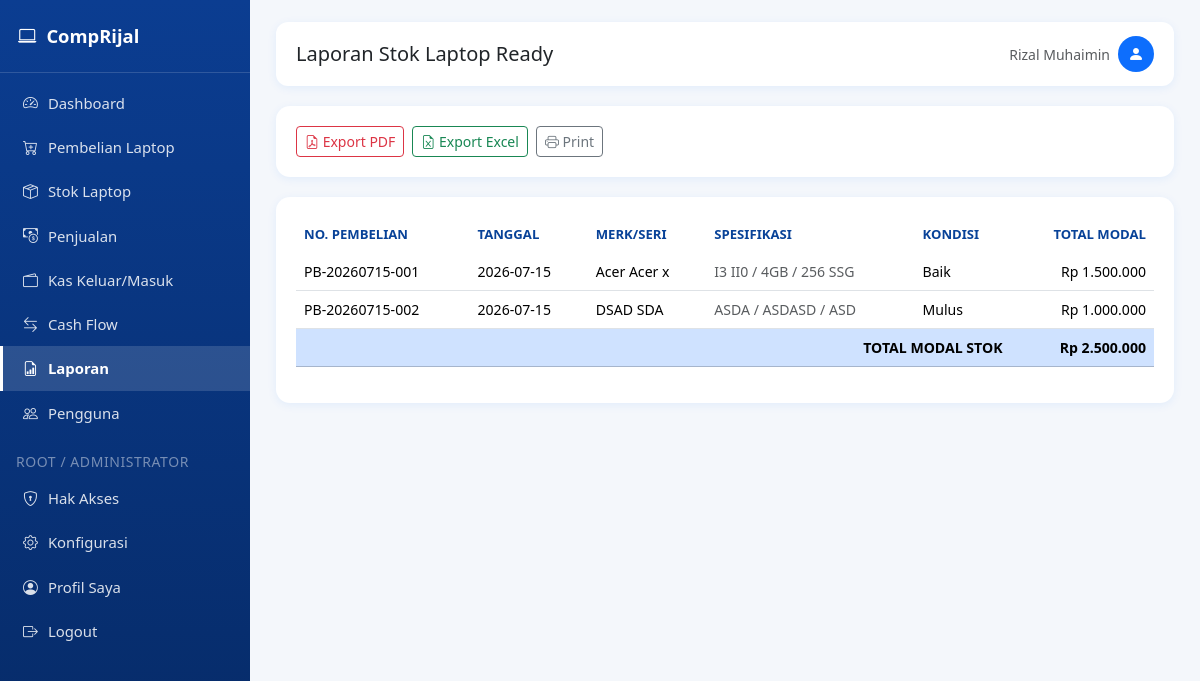
Before: /laporan/stok-ready (signed in) with the older database file.
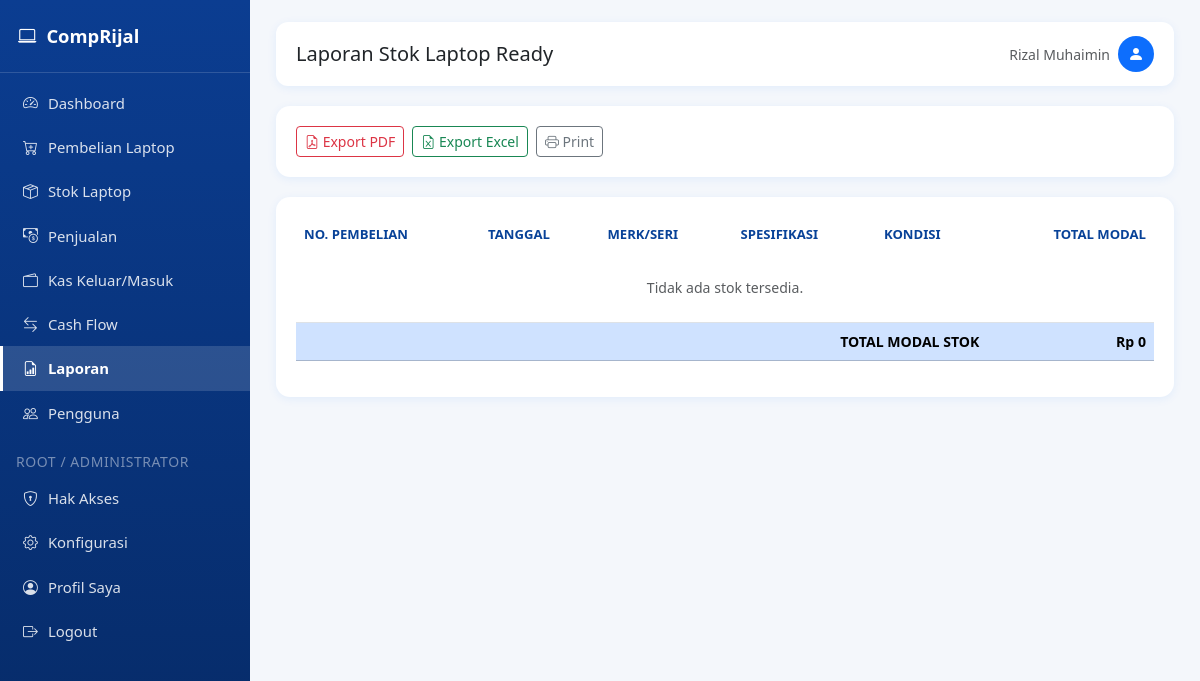
After: the same page with the newer database file.
### tables this page shows
CREATE TABLE laptop (
            id INTEGER PRIMARY KEY AUTOINCREMENT,
            nomor_pembelian TEXT UNIQUE NOT NULL,
            tanggal TEXT NOT NULL,
            merk TEXT,
            seri TEXT,
            processor TEXT,
            ram TEXT,
            storage TEXT,
            vga TEXT,
            warna TEXT,
            kondisi TEXT,
            kelengkapan TEXT,
            charger TEXT,
            tas TEXT,
            garansi TEXT,
            imei TEXT,
            harga_beli REAL DEFAULT 0,
            biaya_servis REAL DEFAULT 0,
            biaya_upgrade REAL DEFAULT 0,
            biaya_lain REAL DEFAULT 0,
            total_modal REAL DEFAULT 0,
            supplier TEXT,
            no_hp TEXT,
            catatan TEXT,
            status TEXT DEFAULT 'Ready',
            created_at TEXT DEFAULT CURRENT_TIMESTAMP
        );

### app.py (the view)
@app.route("/laporan/stok-ready")
@page_required("laporan")
def laporan_stok_ready():
    conn = get_db_connection()
    rows = conn.execute("SELECT * FROM laptop WHERE status='Ready' ORDER BY tanggal DESC").fetchall()
    conn.close()
    total = sum(r["total_modal"] for r in rows)
    return render_template("laporan_stok_ready.html", rows=rows, total=total)

### app.py (called while the page is built)
def page_required(page_key):
    def wrapper(f):
        @wraps(f)
        def decorated(*args, **kwargs):
            if "user_id" not in session:
                flash("Silakan login terlebih dahulu.", "warning")
                return redirect(url_for("login"))
            if not has_page_access(session["user_id"], session.get("role"), page_key):
                flash("Anda tidak memiliki hak akses ke halaman ini. Hubungi administrator.", "danger")
                return redirect(url_for("dashboard"))
            return f(*args, **kwargs)
        return decorated
    return wrapper

def can_access_page(page_key: str) -> bool:
    if "user_id" not in session:
        return False
    if page_key in {"konfigurasi", "hak_akses"}:
        return session.get("role") in ("root", "administrator")
    return has_page_access(session["user_id"], session.get("role"), page_key)

@app.context_processor
def inject_globals():
    return {
        "rp": reports.rp,
        "current_year": datetime.now().year,
        "now_date": datetime.now().strftime("%Y-%m-%d"),
        "app_settings": get_all_settings(),
        "can_access_page": can_access_page,
    }

### templates/laporan_stok_ready.html (shortened to what this page needs)
{% extends "base.html" %}
{% block page_title %}Laporan Stok Laptop Ready{% endblock %}
{% block content %}
<div class="card-panel no-print">
    <div class="d-flex gap-2">
        <a href="{{ url_for('laporan_stok_ready_pdf') }}" class="btn btn-outline-danger btn-sm" target="_blank"><i class="bi bi-file-earmark-pdf"></i> Export PDF</a>
        <a href="{{ url_for('laporan_stok_ready_excel') }}" class="btn btn-outline-success btn-sm"><i class="bi bi-file-earmark-excel"></i> Export Excel</a>
        <button class="btn btn-outline-secondary btn-sm" onclick="window.print()"><i class="bi bi-printer"></i> Print</button>
    </div>
</div>
<div class="card-panel">
    <div class="table-responsive">
        <table class="table table-hover align-middle">
            <thead>
                <tr><th>No. Pembelian</th><th>Tanggal</th><th>Merk/Seri</th><th>Spesifikasi</th><th>Kondisi</th><th class="text-end">Total Modal</th></tr>
            </thead>
            <tbody>
                {% for r in rows %}
                <tr>
                    <td>{{ r.nomor_pembelian }}</td>
                    <td>{{ r.tanggal }}</td>
                    <td>{{ r.merk }} {{ r.seri }}</td>
                    <td class="small text-muted">{{ r.processor }} / {{ r.ram }} / {{ r.storage }}</td>
                    <td>{{ r.kondisi or '-' }}</td>
                    <td class="text-end">{{ rp(r.total_modal) }}</td>
                </tr>
                {% else %}
                <tr><td colspan="6" class="text-center text-muted py-4">Tidak ada stok tersedia.</td></tr>
                {% endfor %}
            </tbody>
            <tfoot>
                <tr class="table-primary fw-bold">
                    <td colspan="5" class="text-end">TOTAL MODAL STOK</td>
                    <td class="text-end">{{ rp(total) }}</td>
                </tr>
            </tfoot>
        </table>
    </div>
</div>
{% endblock %}

Changed rows visible on the page:
no longer on this page (row edited): laptop: nomor_pembelian "PB-20260715-001", tanggal "2026-07-15", merk "Acer", seri "Acer x", processor "I3 II0", ram "4GB", storage "256 SSG", kondisi "Baik", total_modal "Rp 1.500.000"
no longer on this page (row edited): laptop: nomor_pembelian "PB-20260715-002", tanggal "2026-07-15", merk "DSAD", seri "SDA", processor "ASDA", ram "ASDASD", storage "ASD", kondisi "Mulus", total_modal "Rp 1.000.000"
Other visible differences:
{{ rp(total) }}: "Rp 2.500.000" → "Rp 0"
text now shown: "Tidak ada stok tersedia."
